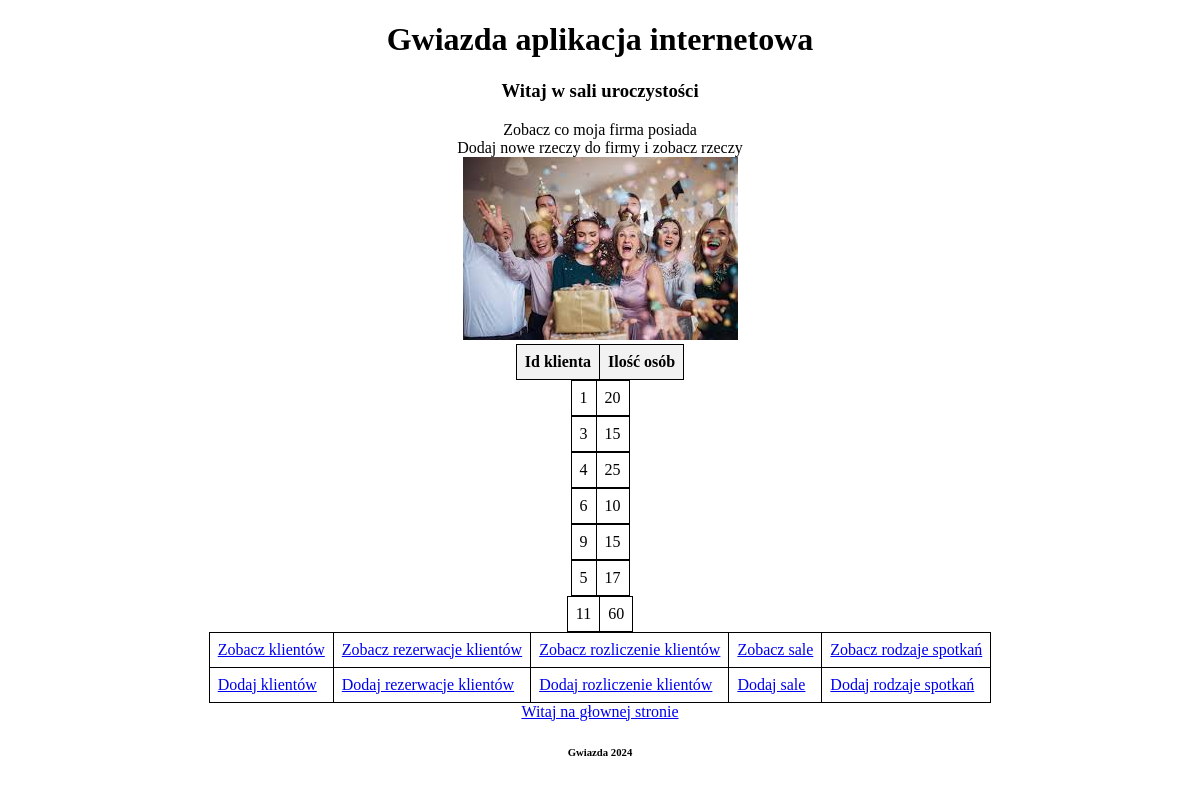
The app's page /L8_Gwiazda_31986_egz1_przyjecia/mainphpkg/seerezerwacjekg.php with its own data.
### tables this page shows
CREATE TABLE `rezerwacje_klientakg` (
  `rezerwacja_idkg` int(11) NOT NULL,
  `klient_idkg` int(11) NOT NULL,
  `iloscosobkg` int(11) NOT NULL
);

### L8_Gwiazda_31986_egz1_przyjecia/dbworkkg/selectkg/selectrezerwacjekg.php (the view)
<?php $sql = "SELECT * FROM rezerwacje_klientakg";
        $result = $conn->query($sql);
        if ($result->num_rows > 0) {
            while($row = $result->fetch_assoc()) {
                echo "<table>";
                echo "<tr>";
                echo "<td>" . htmlspecialchars($row["klient_idkg"]) . "</td>";
                echo "<td>" . htmlspecialchars($row["iloscosobkg"]) . "</td>";
                echo "</tr>";
                echo "</table>";
            }
          } else {
            echo "0 results";
          }
          $conn->close();?>

### L8_Gwiazda_31986_egz1_przyjecia/csskg/stylekg.css (style rules this page uses)
body { text-align: center; }
table, tr, td { text-align: center; margin-left: auto; margin-right: auto; }
td, tr, th { border: 1px solid black; padding: 8px; text-align: left; }
table { border-collapse: collapse; }
th, td { border: 1px solid black; padding: 8px; text-align: left; }

### records on screen
rezerwacje_klientakg: klient_idkg "1", iloscosobkg "20"
rezerwacje_klientakg: klient_idkg "3", iloscosobkg "15"
rezerwacje_klientakg: klient_idkg "4", iloscosobkg "25"
rezerwacje_klientakg: klient_idkg "6", iloscosobkg "10"
rezerwacje_klientakg: klient_idkg "9", iloscosobkg "15"
rezerwacje_klientakg: klient_idkg "5", iloscosobkg "17"
rezerwacje_klientakg: klient_idkg "11", iloscosobkg "60"
